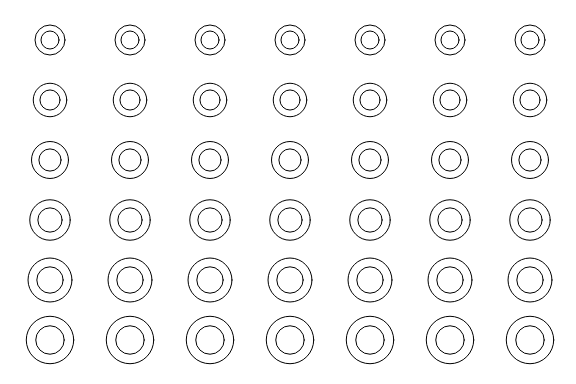
Frame 1 (no input)
Frame 60 (no input): identical to frame 1, image omitted
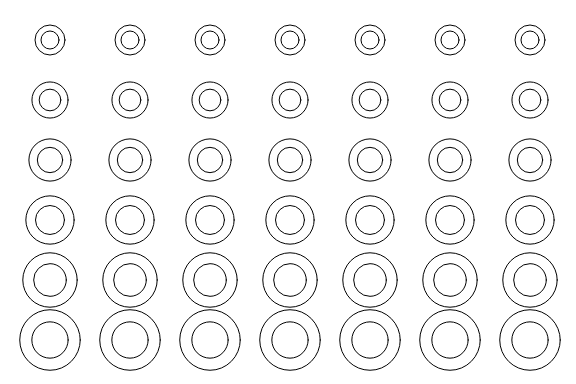
Frame 120 (the mouse pressed at the canvas centre since frame 60)

The p5.js sketch that drew these frames (run headless with seeded random() and noise() and a simulated clock; from frame 60 on, the mouse is pressed at the canvas centre):

// p5.js sketch
// ── sketch.js
let saveSvg = false;

function setup() {
  createCanvas(576, 384);
}

function draw() {
  background(255);
  noFill();
  randomSeed(10);

  if (saveSvg) {
    beginRecordSvg("circlePattern.svg");
  }

  let maxSize = map(mouseX, 0, width, 50, 80);

  for (let x = 50; x < width; x += 80) {
    for (let y = 40; y < height; y += 60) {

      let size = map(y, 40, height, 30, maxSize);

      stroke(0);

      circle(x, y, size);
      circle(x, y, size * 0.6);
    }
  }

  if (saveSvg) {
    endRecordSvg();
    saveSvg = false;
  }
}

function keyPressed() {
  if (key == 's') {
    saveSvg = true;
  }
}
